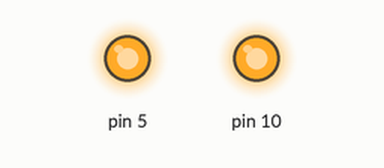
The sketch below on a simulated Arduino Leonardo, built with avr-gcc and run on an emulated ATmega32U4. Parts: output pins drawn as LEDs (lit = HIGH).

Above: at 0.1 s.
Timing chart, 0 to 1.6 s (numbered marks = the images above):
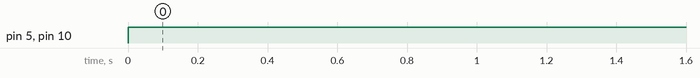

Measured:
- by itself, pin 5, pin 10: LOW → HIGH at 0.00 s

The sketch:

03-multiple.ino
```cpp
/* What happens if we want two switches to do different things? In this case,
   we simply add another statement for the second switch after the first. So
   when the program executs, we first check if SWITCH_1 is pressed, and if it
   is we turn on the RED led. Then we check if SWITCH_2 is pressed, and if so
   we turn on the GREEN led.
*/

#include <Esplora.h>

void setup() {
  // Nothing to setup
}

void loop() {
  if (Esplora.readButton(SWITCH_1) == LOW) {  // Check if switch 1 is pressed.
    Esplora.writeRed(255);                  // Turn red led on
  }
  else {
    Esplora.writeRed(0);                    // Turn red led off
  }
  if (Esplora.readButton(SWITCH_2) == LOW) {  // Check if switch 2 is pressed.
    Esplora.writeGreen(255);                // Turn green led on
  }
  else {
    Esplora.writeGreen(0);                  // Turn green led off
  }
}
```
